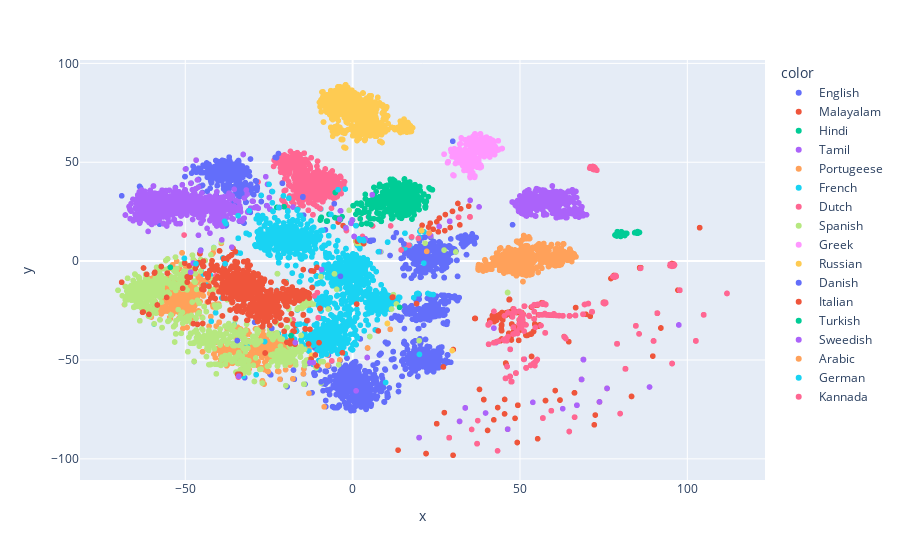

This figure's notebook cell:
### Code cell
X = np.array(df1['embedding'].tolist())
y = df1['Language'].values

X_embedded = TSNE(n_components=2).fit_transform(X)
fig = px.scatter(x=X_embedded[:, 0], y=X_embedded[:, 1], color=y)
fig.show()

### Figure 1 — Plotly figure (JSON) as saved in the notebook; plotly's stock layout.template omitted (floating-point values rounded to 4 significant figures; data arrays with more than 128 entries replaced by an {"elided": "..."} marker saying what was removed)
{"data": [{"hovertemplate": "color=English<br>x=%{x}<br>y=%{y}<extra></extra>", "legendgroup": "English", "marker": {"color": "#636efa", "symbol": "circle"}, "mode": "markers", "name": "English", "showlegend": true, "type": "scattergl", "x": {"elided": "1385 float values"}, "xaxis": "x", "y": {"elided": "1385 float values"}, "yaxis": "y"}, {"hovertemplate": "color=Malayalam<br>x=%{x}<br>y=%{y}<extra></extra>", "legendgroup": "Malayalam", "marker": {"color": "#EF553B", "symbol": "circle"}, "mode": "markers", "name": "Malayalam", "showlegend": true, "type": "scattergl", "x": {"elided": "594 float values"}, "xaxis": "x", "y": {"elided": "594 float values"}, "yaxis": "y"}, {"hovertemplate": "color=Hindi<br>x=%{x}<br>y=%{y}<extra></extra>", "legendgroup": "Hindi", "marker": {"color": "#00cc96", "symbol": "circle"}, "mode": "markers", "name": "Hindi", "showlegend": true, "type": "scattergl", "x": [85.7, 85.09, 85.03, 80.29, 85.07, 85.05, 85.06, 85.1, 85.21, 85.18, 80.08, 85.27, 85.15, 85.11, 81.33, 81.19, 85.47, 85.38, 85.49, 79.09, 79.89, 81.92, 79.7, 84.62, 80.46, 79.57, 84.69, 80.86, 84.25, 81.68, 84.63, 84.45, 81.4, 84.52, 79.1, 79.32, 79.66, 79.38, 80.72, 79.29, 80.4, 79.54, 78.81, 80.39, 78.93, 84.45, 79.27, 79.81, 78.78, 80.43, 78.39, 79.02, 79.61, 78.6, 80.89, 79.43, 80.56, 79.24, 81.1, 78.43, 79.37, 84.58, 84.92], "xaxis": "x", "y": [14.51, 14.59, 14.51, 14.86, 14.24, 14.14, 14.17, 14.62, 14.38, 14.12, 12.49, 14.47, 14.94, 14.36, 12.95, 13.12, 14.41, 14.3, 14.65, 14.87, 14.39, 13.99, 14.3, 14.38, 13.97, 13.58, 14.45, 14.0, 14.35, 13.96, 14.26, 14.54, 13.98, 14.34, 14.87, 14.6, 13.92, 14.03, 13.96, 13.27, 13.95, 13.27, 12.93, 13.9, 12.7, 14.35, 13.34, 13.46, 13.21, 14.1, 13.17, 13.01, 14.23, 12.95, 13.76, 13.38, 13.64, 12.85, 13.81, 13.26, 13.38, 14.45, 14.35], "yaxis": "y"}, {"hovertemplate": "color=Tamil<br>x=%{x}<br>y=%{y}<extra></extra>", "legendgroup": "Tamil", "marker": {"color": "#ab63fa", "symbol": "circle"}, "mode": "markers", "name": "Tamil", "showlegend": true, "type": "scattergl", "x": {"elided": "469 float values"}, "xaxis": "x", "y": {"elided": "469 float values"}, "yaxis": "y"}, {"hovertemplate": "color=Portugeese<br>x=%{x}<br>y=%{y}<extra></extra>", "legendgroup": "Portugeese", "marker": {"color": "#FFA15A", "symbol": "circle"}, "mode": "markers", "name": "Portugeese", "showlegend": true, "type": "scattergl", "x": {"elided": "739 float values"}, "xaxis": "x", "y": {"elided": "739 float values"}, "yaxis": "y"}, {"hovertemplate": "color=French<br>x=%{x}<br>y=%{y}<extra></extra>", "legendgroup": "French", "marker": {"color": "#19d3f3", "symbol": "circle"}, "mode": "markers", "name": "French", "showlegend": true, "type": "scattergl", "x": {"elided": "1014 float values"}, "xaxis": "x", "y": {"elided": "1014 float values"}, "yaxis": "y"}, {"hovertemplate": "color=Dutch<br>x=%{x}<br>y=%{y}<extra></extra>", "legendgroup": "Dutch", "marker": {"color": "#FF6692", "symbol": "circle"}, "mode": "markers", "name": "Dutch", "showlegend": true, "type": "scattergl", "x": {"elided": "546 float values"}, "xaxis": "x", "y": {"elided": "546 float values"}, "yaxis": "y"}, {"hovertemplate": "color=Spanish<br>x=%{x}<br>y=%{y}<extra></extra>", "legendgroup": "Spanish", "marker": {"color": "#B6E880", "symbol": "circle"}, "mode": "markers", "name": "Spanish", "showlegend": true, "type": "scattergl", "x": {"elided": "819 float values"}, "xaxis": "x", "y": {"elided": "819 float values"}, "yaxis": "y"}, {"hovertemplate": "color=Greek<br>x=%{x}<br>y=%{y}<extra></extra>", "legendgroup": "Greek", "marker": {"color": "#FF97FF", "symbol": "circle"}, "mode": "markers", "name": "Greek", "showlegend": true, "type": "scattergl", "x": {"elided": "365 float values"}, "xaxis": "x", "y": {"elided": "365 float values"}, "yaxis": "y"}, {"hovertemplate": "color=Russian<br>x=%{x}<br>y=%{y}<extra></extra>", "legendgroup": "Russian", "marker": {"color": "#FECB52", "symbol": "circle"}, "mode": "markers", "name": "Russian", "showlegend": true, "type": "scattergl", "x": {"elided": "692 float values"}, "xaxis": "x", "y": {"elided": "692 float values"}, "yaxis": "y"}, {"hovertemplate": "color=Danish<br>x=%{x}<br>y=%{y}<extra></extra>", "legendgroup": "Danish", "marker": {"color": "#636efa", "symbol": "circle"}, "mode": "markers", "name": "Danish", "showlegend": true, "type": "scattergl", "x": {"elided": "428 float values"}, "xaxis": "x", "y": {"elided": "428 float values"}, "yaxis": "y"}, {"hovertemplate": "color=Italian<br>x=%{x}<br>y=%{y}<extra></extra>", "legendgroup": "Italian", "marker": {"color": "#EF553B", "symbol": "circle"}, "mode": "markers", "name": "Italian", "showlegend": true, "type": "scattergl", "x": {"elided": "698 float values"}, "xaxis": "x", "y": {"elided": "698 float values"}, "yaxis": "y"}, {"hovertemplate": "color=Turkish<br>x=%{x}<br>y=%{y}<extra></extra>", "legendgroup": "Turkish", "marker": {"color": "#00cc96", "symbol": "circle"}, "mode": "markers", "name": "Turkish", "showlegend": true, "type": "scattergl", "x": {"elided": "474 float values"}, "xaxis": "x", "y": {"elided": "474 float values"}, "yaxis": "y"}, {"hovertemplate": "color=Sweedish<br>x=%{x}<br>y=%{y}<extra></extra>", "legendgroup": "Sweedish", "marker": {"color": "#ab63fa", "symbol": "circle"}, "mode": "markers", "name": "Sweedish", "showlegend": true, "type": "scattergl", "x": {"elided": "676 float values"}, "xaxis": "x", "y": {"elided": "676 float values"}, "yaxis": "y"}, {"hovertemplate": "color=Arabic<br>x=%{x}<br>y=%{y}<extra></extra>", "legendgroup": "Arabic", "marker": {"color": "#FFA15A", "symbol": "circle"}, "mode": "markers", "name": "Arabic", "showlegend": true, "type": "scattergl", "x": {"elided": "536 float values"}, "xaxis": "x", "y": {"elided": "536 float values"}, "yaxis": "y"}, {"hovertemplate": "color=German<br>x=%{x}<br>y=%{y}<extra></extra>", "legendgroup": "German", "marker": {"color": "#19d3f3", "symbol": "circle"}, "mode": "markers", "name": "German", "showlegend": true, "type": "scattergl", "x": {"elided": "470 float values"}, "xaxis": "x", "y": {"elided": "470 float values"}, "yaxis": "y"}, {"hovertemplate": "color=Kannada<br>x=%{x}<br>y=%{y}<extra></extra>", "legendgroup": "Kannada", "marker": {"color": "#FF6692", "symbol": "circle"}, "mode": "markers", "name": "Kannada", "showlegend": true, "type": "scattergl", "x": {"elided": "369 float values"}, "xaxis": "x", "y": {"elided": "369 float values"}, "yaxis": "y"}], "layout": {"legend": {"title": {"text": "color"}, "tracegroupgap": 0}, "margin": {"t": 60}, "xaxis": {"anchor": "y", "domain": [0, 1], "title": {"text": "x"}}, "yaxis": {"anchor": "x", "domain": [0, 1], "title": {"text": "y"}}}}
